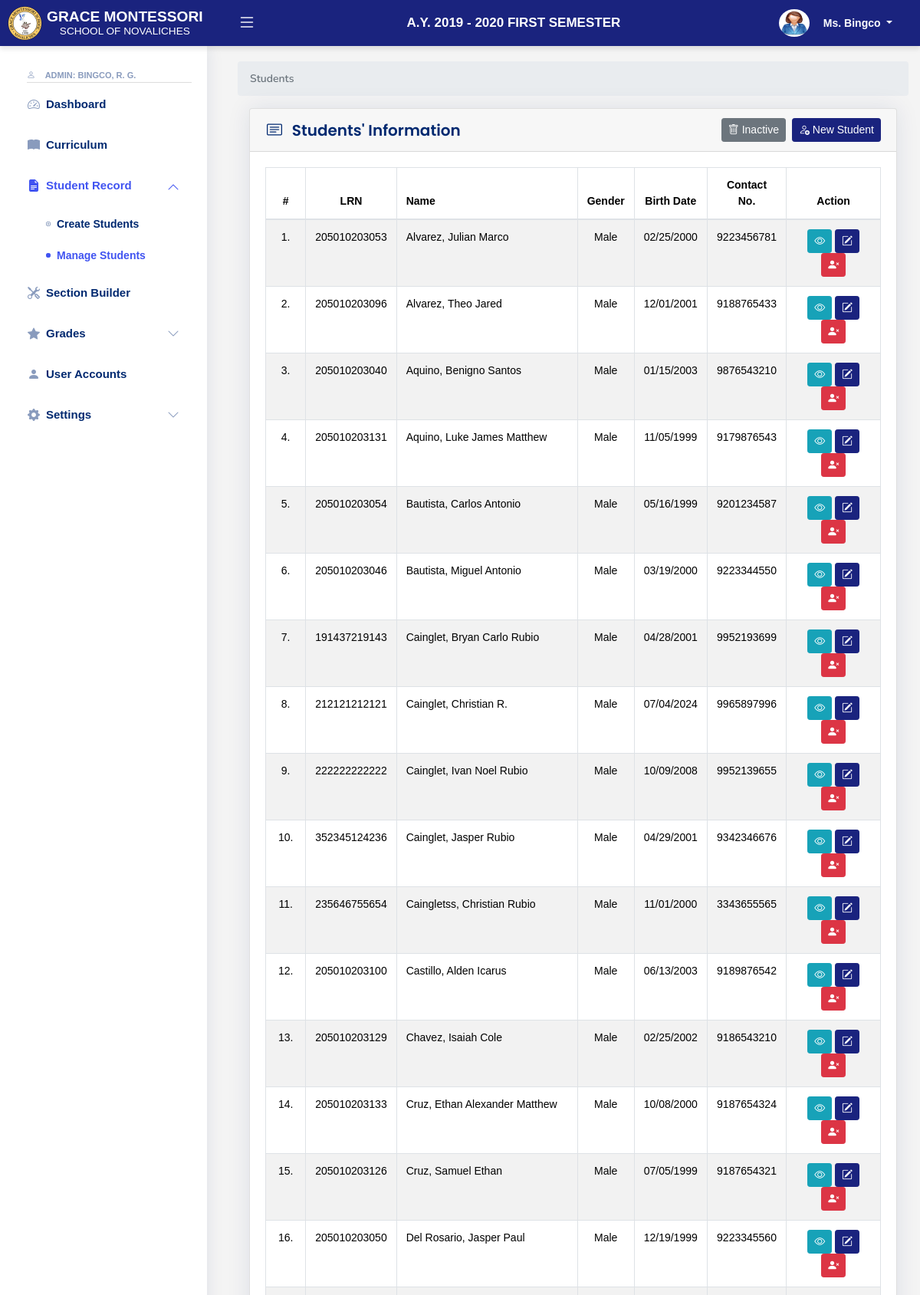
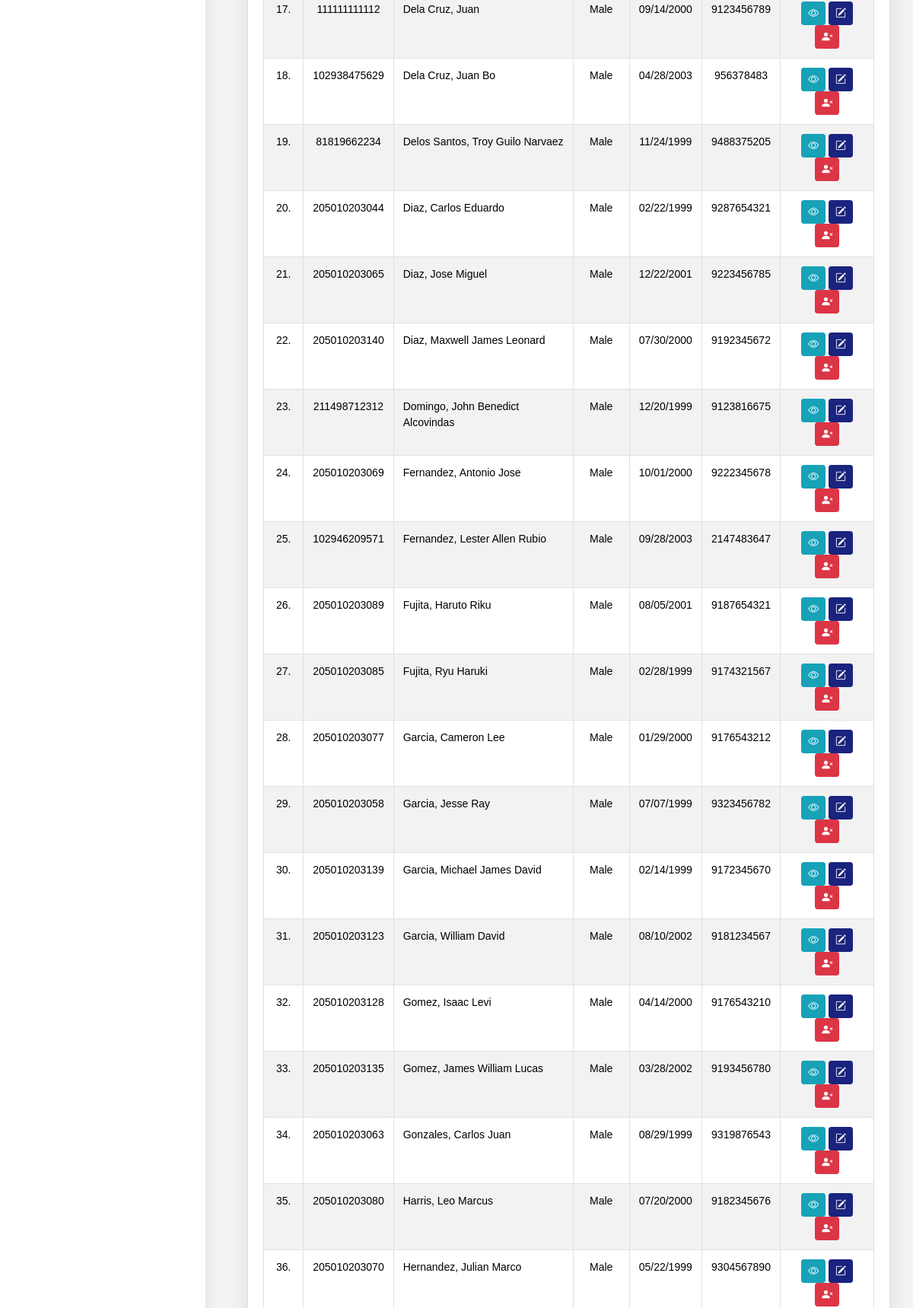
Screenshot of /gmsn/manage_studentsRec.php (signed in, upper part) with the database file from the repository (2 pictures, top to bottom).
### tables this page shows
CREATE TABLE `academic_year` (
  `ayID` int(50) NOT NULL AUTO_INCREMENT,
  `ayName` varchar(15) NOT NULL,
  `semID` int(11) NOT NULL,
  `start` int(10) DEFAULT NULL,
  `end` int(10) DEFAULT NULL,
  `gradeSwitch` tinyint(4) DEFAULT NULL,
  `isActive` tinyint(4) DEFAULT 1,
  PRIMARY KEY (`ayID`),
  UNIQUE KEY `unique_ayName` (`ayName`)
);

CREATE TABLE `semester` (
  `semID` int(50) NOT NULL AUTO_INCREMENT,
  `semCode` varchar(10) NOT NULL,
  `semName` varchar(20) NOT NULL,
  PRIMARY KEY (`semID`)
);

CREATE TABLE `users` (
  `uid` int(25) NOT NULL AUTO_INCREMENT,
  `facultyID` int(11) DEFAULT NULL,
  `userID` varchar(255) DEFAULT NULL,
  `photo` text DEFAULT NULL,
  `lname` varchar(200) DEFAULT NULL,
  `fname` varchar(200) DEFAULT NULL,
  `mname` varchar(200) DEFAULT NULL,
  `gender` varchar(10) DEFAULT NULL,
  `email` varchar(200) DEFAULT NULL,
  `contact` varchar(20) DEFAULT NULL,
  `password` varchar(100) DEFAULT NULL,
  `userTypeID` int(11) DEFAULT 1,
  `isActive` tinyint(4) DEFAULT 1,
  `showPass` varchar(255) DEFAULT NULL,
  `isDefault` tinyint(4) DEFAULT NULL,
  PRIMARY KEY (`uid`),
  UNIQUE KEY `userID` (`userID`),
  UNIQUE KEY `unique_userID` (`userID`)
);

CREATE TABLE `students` (
  `studID` int(11) NOT NULL AUTO_INCREMENT,
  `photo` varchar(255) DEFAULT NULL,
  `lrn` bigint(12) DEFAULT NULL,
  `lname` varchar(255) DEFAULT NULL,
  `fname` varchar(255) DEFAULT NULL,
  `mname` varchar(255) DEFAULT NULL,
  `religion` varchar(90) DEFAULT NULL,
  `language` varchar(50) DEFAULT NULL,
  `nationality` varchar(50) DEFAULT NULL,
  `age` int(3) DEFAULT NULL,
  `gender` varchar(10) DEFAULT NULL,
  `dob` date DEFAULT NULL,
  `contact` bigint(50) DEFAULT NULL,
  `pob` varchar(255) DEFAULT NULL,
  `address` varchar(255) DEFAULT NULL,
  `flname` varchar(255) DEFAULT NULL,
  `ffname` varchar(255) DEFAULT NULL,
  `fmname` varchar(255) DEFAULT NULL,
  `fcontact` bigint(50) DEFAULT NULL,
  `fdob` varchar(10) DEFAULT NULL,
  `fage` int(50) DEFAULT NULL,
  `foccu` varchar(255) DEFAULT NULL,
  `feduc` varchar(255) DEFAULT NULL,
  `foffice` varchar(255) DEFAULT NULL,
  `femail` varchar(255) DEFAULT NULL,
  `mlname` varchar(255) DEFAULT NULL,
  `mfname` varchar(255) DEFAULT NULL,
  `mmname` varchar(255) DEFAULT NULL,
  `mcontact` bigint(50) DEFAULT NULL,
  `mdob` varchar(10) DEFAULT NULL,
  `mage` int(50) DEFAULT NULL,
  `moccu` varchar(255) DEFAULT NULL,
  `meduc` varchar(255) DEFAULT NULL,
  `moffice` varchar(255) DEFAULT NULL,
  `memail` varchar(255) DEFAULT NULL,
  `glname` varchar(255) DEFAULT NULL,
  `gfname` varchar(255) DEFAULT NULL,
  `gmname` varchar(255) DEFAULT NULL,
  `gaddress` varchar(255) DEFAULT NULL,
  `gcontact` bigint(50) DEFAULT NULL,
  `relationship` varchar(20) DEFAULT NULL,
  `maddress` varchar(255) DEFAULT NULL,
  `faddress` varchar(255) DEFAULT NULL,
  `isActive` tinyint(4) DEFAULT 1,
  PRIMARY KEY (`studID`)
);

### gmsn/manage_studentsRec.php (the view, shortened to what the rows shown need)
<!DOCTYPE html>
<html lang="en">
<head>
  <link href="assets/vendor/bootstrap/css/bootstrap.min.css" rel="stylesheet">
  <link href="assets/vendor/bootstrap-icons/bootstrap-icons.css" rel="stylesheet">
  <link href="assets/vendor/boxicons/css/boxicons.min.css" rel="stylesheet">
  <link href="assets/vendor/quill/quill.snow.css" rel="stylesheet">
  <link href="assets/vendor/quill/quill.bubble.css" rel="stylesheet">
  <link href="assets/vendor/remixicon/remixicon.css" rel="stylesheet">
  <link href="assets/vendor/simple-datatables/style.css" rel="stylesheet">
  <link href="assets/css/style.css" rel="stylesheet">
</head>
<?php
require_once("support/header.php");
require_once("support/sidebar.php")?>
<body>
<main id="main" class="main mt-0">
        <section class="section">
            <div class="custom-container">
                <div class="col-lg-12">
                    <div class="card">
                        <div class="card-body">
                            <table id="studTable" class="table table-striped table-bordered datatable" style="font-size: 14px;">
                                <thead>
                                    <?php
                                        require_once("includes/config.php");
                                        $query = "SELECT *
                                        FROM students
                                        WHERE isActive = 1
                                        AND gender IS NOT NULL
                                        AND lname IS NOT NULL
                                        AND fname IS NOT NULL
                                        AND mname IS NOT NULL
                                        AND lrn IS NOT NULL
                                        ORDER BY gender DESC, lname ASC, fname ASC, mname ASC";
                                        $stmt = $conn->prepare($query);
                                        $stmt->execute();
                                        $students = $stmt->fetchAll(PDO::FETCH_ASSOC);
                                        $count = 0;
                                    ?>
                                    <tr>
                                        <th class="text-center">#</th>
                                        <th class="text-center">LRN</th>
                                        <th>Name</th>
                                        <th class="text-center">Gender</th>
                                        <th class="text-center">Birth Date</th>
                                        <th class="text-center">Contact No.</th>
                                        <th class="text-center">Action</th>
                                    </tr>
                                </thead>
                                <tbody>
                                    <?php foreach ($students as $student): ?>
                                        <tr>
                                            <td class="text-center"><?php echo ++$count; ?>.</td>
                                            <td class="text-center"><?php echo htmlspecialchars($student['lrn']); ?></td>
                                            <td>
                                                <?php
                                                    $capitalizedLname = ucwords(strtolower($student['lname']));
                                                    $capitalizedFname = ucwords(strtolower($student['fname']));
                                                    $capitalizedMname = ucwords(strtolower($student['mname']));
                                                    echo htmlspecialchars($capitalizedLname . ', ' . $capitalizedFname . ' ' . $capitalizedMname);
                                                ?>
                                            </td>
                                            <td class="text-center"><?php echo $student['gender']?></td>
                                            <td class="text-center"><?php echo date('m/d/Y', strtotime($student['dob'])); ?></td>
                                            <td class="text-center">
                                                <?php
                                                    if($student['contact'] != NULL){
                                                       echo $student['contact'];
                                                    }else{
                                                        echo '<span class="text-warning">N/A</span>';
                                                    }
                                                ?>
                                            </td>
                                            <td class="text-center">
                                                <div class="" role="group" aria-label="Student Actions">
                                                    <button class="btn btn-info btn-sm view-btn" data-bs-toggle="modal" data-bs-target="#viewStudentInfo" data-student-id="<?php echo $student['studID']; ?>">
                                                    <i class="bi bi-eye"></i>
                                                    </button>
                                                    <a class="btn btn-primary btn-sm" href="sh_studRecord_update.php?studID=<?php echo $student['studID']; ?>">
                                                        <i class="bi bi-pencil-square"></i>
                                                    </a>
                                                    <button class="btn btn-danger btn-sm delete-btn" data-student-id="<?php echo $student['studID']; ?>">
                                                    <i class="bi bi-person-x-fill"></i>
                                                    </button>
                                                </div>
                                            </td>
                                        </tr>
                                    <?php endforeach; ?>
                                </tbody>
                            </table>
                        </div>
                    </div>
                </div>
            </div>
        </section>
</body>
</html>

### gmsn/support/header.php (shortened to what the rows shown need)
<?php
if (isset($_SESSION['userID'])) {
  require_once("includes/config.php");
  $query = "SELECT a.*, ut.userType
            FROM users a
            JOIN user_type ut ON a.userTypeID = ut.typeID
            WHERE userID = :userID";
  $stmt = $conn->prepare($query);
  $stmt->bindParam(':userID', $_SESSION['userID'], PDO::PARAM_STR);
  $stmt->execute();
  $user = $stmt->fetch(PDO::FETCH_ASSOC);
}
?>
<?php
require_once("includes/config.php");
$query = "SELECT ay.*, s.semName
          FROM academic_year ay
          JOIN semester s ON ay.semID = s.semID";
$stmt = $conn->prepare($query);
$stmt->execute();
$acadYear = $stmt->fetchAll(PDO::FETCH_ASSOC);
?>
<header id="header" class="header fixed-top d-flex align-items-center">
  <div class="container-fluid">
    <div class="col-auto">
      <?php if (!empty($acadYear)): ?>
        <?php foreach ($acadYear as $row): ?>
          <span>A.Y. <?php echo $row['ayName'] . ' ' . strtoupper($row['semName']); ?></span>
        <?php endforeach; ?>
      <?php else: ?>
        <p style="color: white;">No active sessions found.</p>
      <?php endif; ?>
    </div>
  </div>
  <nav class="header-nav ms-auto">
    <ul class="d-flex align-items-center">
      <?php if (isset($user)) : ?>
        <li class="nav-item dropdown pe-3">
          <a class="nav-link nav-profile d-flex align-items-center pe-0" href="#" data-bs-toggle="dropdown">
            <?php
              $profile = !empty($user['photo']) ? $user['photo'] : ($user['gender'] == 'Male' ? 'assets/img/maleUser.png' : 'assets/img/femaleUser.png');
            ?>
            <img src="<?php echo $profile; ?>" alt="Profile" class="rounded-circle">
            <span class="d-none d-md-block dropdown-toggle ps-2 white-text">
              <?php echo $user['gender'] == 'Male' ? 'Mr. ' . $user['lname'] : 'Ms. ' . $user['lname']; ?>
            </span>
          </a>
        </li>
      <?php endif; ?>
    </ul>
  </nav>
</header>

### gmsn/support/sidebar.php (shortened to what the rows shown need)
<?php
if(isset($_SESSION['userID'])) {
  require_once("includes/config.php");
    $query = "SELECT s.*, (SELECT userType FROM user_type WHERE TypeID = s.userTypeID) AS userType
    FROM users s WHERE s.userID = :userID";
    $stmt = $conn->prepare($query);
    $stmt->bindParam(':userID', $_SESSION['userID'], PDO::PARAM_STR);
    $stmt->execute();
    $user = $stmt->fetch(PDO::FETCH_ASSOC);
require_once("modals/AYModal.php");
}
?>
<aside id="sidebar" class="sidebar">
    <ul class="sidebar-nav" id="sidebar-nav">
        <li class="nav-heading">
        <?php if (isset($user)) : ?>
            <i class="bi bi-person"></i>
            <span><?php echo $user['userType'] . ': ' . $user['lname'] . ', ' . $user['fname'][0] . '. ' . $user['mname'][0] . '.'; ?></span>
        <?php endif; ?>
        </li>
    </ul>
</aside>

### rows the page displays
academic_year: ayName "2019 - 2020", semID.semName "FIRST SEMESTER"
users: lname "Bingco", lname "BINGCO", fname "R", mname "G"
students: lrn "205010203053", lname+fname+mname "Alvarez, Julian Marco", gender "Male", dob "02/25/2000", contact "9223456781"
students: lrn "205010203096", lname+fname+mname "Alvarez, Theo Jared", gender "Male", dob "12/01/2001", contact "9188765433"
students: lrn "205010203040", lname+fname+mname "Aquino, Benigno Santos", gender "Male", dob "01/15/2003", contact "9876543210"
students: lrn "205010203131", lname+fname+mname "Aquino, Luke James Matthew", gender "Male", dob "11/05/1999", contact "9179876543"
students: lrn "205010203054", lname+fname+mname "Bautista, Carlos Antonio", gender "Male", dob "05/16/1999", contact "9201234587"
students: lrn "205010203046", lname+fname+mname "Bautista, Miguel Antonio", gender "Male", dob "03/19/2000", contact "9223344550"
students: lrn "191437219143", lname+fname+mname "Cainglet, Bryan Carlo Rubio", gender "Male", dob "04/28/2001", contact "9952193699"
students: lrn "212121212121", lname+fname+mname "Cainglet, Christian R.", gender "Male", dob "07/04/2024", contact "9965897996"
students: lrn "222222222222", lname+fname+mname "Cainglet, Ivan Noel Rubio", gender "Male", dob "10/09/2008", contact "9952139655"
students: lrn "352345124236", lname+fname+mname "Cainglet, Jasper Rubio", gender "Male", dob "04/29/2001", contact "9342346676"
students: lrn "235646755654", lname+fname+mname "Caingletss, Christian Rubio", gender "Male", dob "11/01/2000", contact "3343655565"
students: lrn "205010203100", lname+fname+mname "Castillo, Alden Icarus", gender "Male", dob "06/13/2003", contact "9189876542"
students: lrn "205010203129", lname+fname+mname "Chavez, Isaiah Cole", gender "Male", dob "02/25/2002", contact "9186543210"
students: lrn "205010203133", lname+fname+mname "Cruz, Ethan Alexander Matthew", gender "Male", dob "10/08/2000", contact "9187654324"
students: lrn "205010203126", lname+fname+mname "Cruz, Samuel Ethan", gender "Male", dob "07/05/1999", contact "9187654321"
students: lrn "205010203050", lname+fname+mname "Del Rosario, Jasper Paul", gender "Male", dob "12/19/1999", contact "9223345560"
students: lrn "111111111112", lname+fname+mname "Dela Cruz, Juan", gender "Male", dob "09/14/2000", contact "9123456789"
students: lrn "102938475629", lname+fname+mname "Dela Cruz, Juan Bo", gender "Male", dob "04/28/2003", contact "956378483"
students: lrn "81819662234", lname+fname+mname "Delos Santos, Troy Guilo Narvaez", gender "Male", dob "11/24/1999", contact "9488375205"
students: lrn "205010203044", lname+fname+mname "Diaz, Carlos Eduardo", gender "Male", dob "02/22/1999", contact "9287654321"
students: lrn "205010203065", lname+fname+mname "Diaz, Jose Miguel", gender "Male", dob "12/22/2001", contact "9223456785"
students: lrn "205010203140", lname+fname+mname "Diaz, Maxwell James Leonard", gender "Male", dob "07/30/2000", contact "9192345672"
students: lrn "211498712312", lname+fname+mname "Domingo, John Benedict Alcovindas", gender "Male", dob "12/20/1999", contact "9123816675"
students: lrn "205010203069", lname+fname+mname "Fernandez, Antonio Jose", gender "Male", dob "10/01/2000", contact "9222345678"
students: lrn "102946209571", lname+fname+mname "Fernandez, Lester Allen Rubio", gender "Male", dob "09/28/2003", contact "2147483647"
students: lrn "205010203089", lname+fname+mname "Fujita, Haruto Riku", gender "Male", dob "08/05/2001", contact "9187654321"
students: lrn "205010203085", lname+fname+mname "Fujita, Ryu Haruki", gender "Male", dob "02/28/1999", contact "9174321567"
students: lrn "205010203077", lname+fname+mname "Garcia, Cameron Lee", gender "Male", dob "01/29/2000", contact "9176543212"
students: lrn "205010203058", lname+fname+mname "Garcia, Jesse Ray", gender "Male", dob "07/07/1999", contact "9323456782"
students: lrn "205010203139", lname+fname+mname "Garcia, Michael James David", gender "Male", dob "02/14/1999", contact "9172345670"
students: lrn "205010203123", lname+fname+mname "Garcia, William David", gender "Male", dob "08/10/2002", contact "9181234567"
students: lrn "205010203128", lname+fname+mname "Gomez, Isaac Levi", gender "Male", dob "04/14/2000", contact "9176543210"
students: lrn "205010203135", lname+fname+mname "Gomez, James William Lucas", gender "Male", dob "03/28/2002", contact "9193456780"
students: lrn "205010203063", lname+fname+mname "Gonzales, Carlos Juan", gender "Male", dob "08/29/1999", contact "9319876543"
students: lrn "205010203080", lname+fname+mname "Harris, Leo Marcus", gender "Male", dob "07/20/2000", contact "9182345676"
students: lrn "205010203070", lname+fname+mname "Hernandez, Julian Marco", gender "Male", dob "05/22/1999", contact "9304567890"

### other values shown
$user['userType'] "ADMIN"
